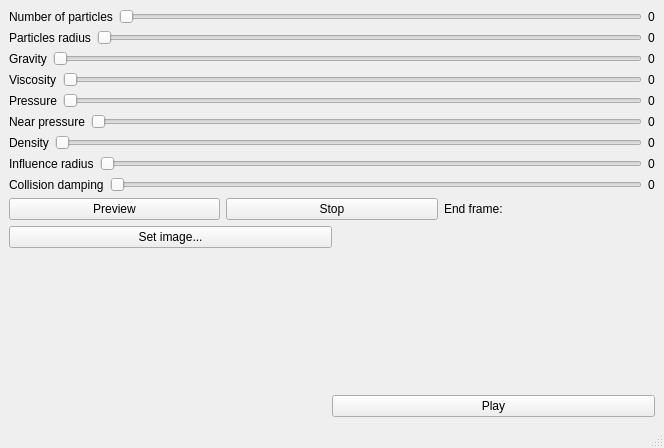
<?xml version="1.0" encoding="UTF-8"?>
<ui version="4.0">
 <class>MainWindow</class>
 <widget class="QMainWindow" name="MainWindow">
  <property name="geometry">
   <rect>
    <x>0</x>
    <y>0</y>
    <width>664</width>
    <height>448</height>
   </rect>
  </property>
  <property name="windowTitle">
   <string>MainWindow</string>
  </property>
  <widget class="QWidget" name="centralwidget">
   <layout class="QGridLayout" name="gridLayout_3">
    <item row="0" column="0">
     <layout class="QHBoxLayout" name="mainLayout">
      <item>
       <layout class="QVBoxLayout" name="verticalLayout">
        <item>
         <layout class="QHBoxLayout" name="horizontalLayoutNumberParticles">
          <item>
           <widget class="QLabel" name="labelNumberParticles">
            <property name="text">
             <string>Number of particles</string>
            </property>
           </widget>
          </item>
          <item>
           <widget class="QSlider" name="NumberParticlesSlider">
            <property name="minimum">
             <number>100</number>
            </property>
            <property name="maximum">
             <number>10000</number>
            </property>
            <property name="value">
             <number>100</number>
            </property>
            <property name="orientation">
             <enum>Qt::Horizontal</enum>
            </property>
           </widget>
          </item>
          <item>
           <widget class="QLabel" name="labelNumberParticlesValue">
            <property name="text">
             <string>0</string>
            </property>
           </widget>
          </item>
         </layout>
        </item>
        <item>
         <layout class="QHBoxLayout" name="horizontalLayoutRadius">
          <item>
           <widget class="QLabel" name="labelRadius">
            <property name="text">
             <string>Particles radius</string>
            </property>
           </widget>
          </item>
          <item>
           <widget class="QSlider" name="RadiusSlider">
            <property name="orientation">
             <enum>Qt::Horizontal</enum>
            </property>
           </widget>
          </item>
          <item>
           <widget class="QLabel" name="labelRadiusValue">
            <property name="text">
             <string>0</string>
            </property>
           </widget>
          </item>
         </layout>
        </item>
        <item>
         <layout class="QHBoxLayout" name="horizontalLayoutGravity">
          <item>
           <widget class="QLabel" name="labelGravity">
            <property name="text">
             <string>Gravity</string>
            </property>
           </widget>
          </item>
          <item>
           <widget class="QSlider" name="GravitySlider">
            <property name="singleStep">
             <number>1</number>
            </property>
            <property name="orientation">
             <enum>Qt::Horizontal</enum>
            </property>
           </widget>
          </item>
          <item>
           <widget class="QLabel" name="labelGravityValue">
            <property name="text">
             <string>0</string>
            </property>
           </widget>
          </item>
         </layout>
        </item>
        <item>
         <layout class="QHBoxLayout" name="horizontalLayoutViscosity">
          <item>
           <widget class="QLabel" name="labelViscosity">
            <property name="text">
             <string>Viscosity</string>
            </property>
           </widget>
          </item>
          <item>
           <widget class="QSlider" name="ViscositySlider">
            <property name="orientation">
             <enum>Qt::Horizontal</enum>
            </property>
           </widget>
          </item>
          <item>
           <widget class="QLabel" name="labelViscosityValue">
            <property name="text">
             <string>0</string>
            </property>
           </widget>
          </item>
         </layout>
        </item>
        <item>
         <layout class="QHBoxLayout" name="horizontalLayoutPressure">
          <item>
           <widget class="QLabel" name="labelPressure">
            <property name="text">
             <string>Pressure</string>
            </property>
           </widget>
          </item>
          <item>
           <widget class="QSlider" name="PressureSlider">
            <property name="orientation">
             <enum>Qt::Horizontal</enum>
            </property>
           </widget>
          </item>
          <item>
           <widget class="QLabel" name="labelPressureValue">
            <property name="text">
             <string>0</string>
            </property>
           </widget>
          </item>
         </layout>
        </item>
        <item>
         <layout class="QHBoxLayout" name="horizontalLayoutNearPressure">
          <item>
           <widget class="QLabel" name="labelNearPressure">
            <property name="text">
             <string>Near pressure</string>
            </property>
           </widget>
          </item>
          <item>
           <widget class="QSlider" name="NearPressureSlider">
            <property name="orientation">
             <enum>Qt::Horizontal</enum>
            </property>
           </widget>
          </item>
          <item>
           <widget class="QLabel" name="labelNearPressureValue">
            <property name="text">
             <string>0</string>
            </property>
           </widget>
          </item>
         </layout>
        </item>
        <item>
         <layout class="QHBoxLayout" name="horizontalLayoutDensity">
          <item>
           <widget class="QLabel" name="labelDensity">
            <property name="text">
             <string>Density</string>
            </property>
           </widget>
          </item>
          <item>
           <widget class="QSlider" name="DensitySlider">
            <property name="orientation">
             <enum>Qt::Horizontal</enum>
            </property>
           </widget>
          </item>
          <item>
           <widget class="QLabel" name="labelDensityValue">
            <property name="text">
             <string>0</string>
            </property>
           </widget>
          </item>
         </layout>
        </item>
        <item>
         <layout class="QHBoxLayout" name="horizontalLayoutInfluenceRadius">
          <item>
           <widget class="QLabel" name="labelInfluenceRadius">
            <property name="text">
             <string>Influence radius</string>
            </property>
           </widget>
          </item>
          <item>
           <widget class="QSlider" name="InfluenceRadiusSlider">
            <property name="minimum">
             <number>1</number>
            </property>
            <property name="orientation">
             <enum>Qt::Horizontal</enum>
            </property>
           </widget>
          </item>
          <item>
           <widget class="QLabel" name="labelInfluenceRadiusValue">
            <property name="text">
             <string>0</string>
            </property>
           </widget>
          </item>
         </layout>
        </item>
        <item>
         <layout class="QHBoxLayout" name="horizontalLayoutCollisionDamping">
          <item>
           <widget class="QLabel" name="labelCollisionDamping">
            <property name="text">
             <string>Collision damping</string>
            </property>
           </widget>
          </item>
          <item>
           <widget class="QSlider" name="CollisionDampinglSlider">
            <property name="maximum">
             <number>100</number>
            </property>
            <property name="orientation">
             <enum>Qt::Horizontal</enum>
            </property>
           </widget>
          </item>
          <item>
           <widget class="QLabel" name="labelCollisionDampingValue">
            <property name="text">
             <string>0</string>
            </property>
           </widget>
          </item>
         </layout>
        </item>
        <item>
         <layout class="QHBoxLayout" name="horizontalLayout">
          <item>
           <widget class="QPushButton" name="ButtonPreview">
            <property name="text">
             <string>Preview</string>
            </property>
           </widget>
          </item>
          <item>
           <widget class="QPushButton" name="ButtonStopPreview">
            <property name="text">
             <string>Stop</string>
            </property>
            <property name="flat">
             <bool>false</bool>
            </property>
           </widget>
          </item>
          <item>
           <widget class="QLabel" name="labelNumberFrames">
            <property name="text">
             <string>End frame:</string>
            </property>
           </widget>
          </item>
         </layout>
        </item>
        <item>
         <layout class="QHBoxLayout" name="horizontalLayout_5">
          <item>
           <widget class="QPushButton" name="ButtonOpenImage">
            <property name="sizePolicy">
             <sizepolicy hsizetype="Expanding" vsizetype="Fixed">
              <horstretch>0</horstretch>
              <verstretch>0</verstretch>
             </sizepolicy>
            </property>
            <property name="text">
             <string>Set image...</string>
            </property>
            <property name="flat">
             <bool>false</bool>
            </property>
           </widget>
          </item>
          <item>
           <spacer name="horizontalSpacer_2">
            <property name="orientation">
             <enum>Qt::Horizontal</enum>
            </property>
            <property name="sizeType">
             <enum>QSizePolicy::Expanding</enum>
            </property>
            <property name="sizeHint" stdset="0">
             <size>
              <width>40</width>
              <height>20</height>
             </size>
            </property>
           </spacer>
          </item>
         </layout>
        </item>
        <item>
         <spacer name="verticalSpacer">
          <property name="orientation">
           <enum>Qt::Vertical</enum>
          </property>
          <property name="sizeHint" stdset="0">
           <size>
            <width>20</width>
            <height>40</height>
           </size>
          </property>
         </spacer>
        </item>
        <item>
         <layout class="QHBoxLayout" name="horizontalLayout_3">
          <item>
           <spacer name="horizontalSpacer">
            <property name="orientation">
             <enum>Qt::Horizontal</enum>
            </property>
            <property name="sizeType">
             <enum>QSizePolicy::Expanding</enum>
            </property>
            <property name="sizeHint" stdset="0">
             <size>
              <width>40</width>
              <height>20</height>
             </size>
            </property>
           </spacer>
          </item>
          <item>
           <widget class="QPushButton" name="ButtonPlay">
            <property name="sizePolicy">
             <sizepolicy hsizetype="Expanding" vsizetype="Fixed">
              <horstretch>0</horstretch>
              <verstretch>0</verstretch>
             </sizepolicy>
            </property>
            <property name="text">
             <string>Play</string>
            </property>
           </widget>
          </item>
         </layout>
        </item>
       </layout>
      </item>
     </layout>
    </item>
   </layout>
  </widget>
  <widget class="QMenuBar" name="menubar">
   <property name="geometry">
    <rect>
     <x>0</x>
     <y>0</y>
     <width>664</width>
     <height>25</height>
    </rect>
   </property>
  </widget>
  <widget class="QStatusBar" name="statusbar"/>
 </widget>
 <resources/>
 <connections/>
</ui>
